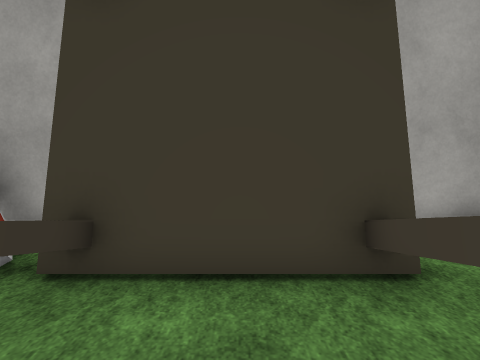
view 1 (above)

16 first-person views from a walk through a 3-D level made in the Unity game engine. The camera is 1.3 m above the floor, tilts 6° down and sees 80° across. Doors are open. The floor is counted in squares, 1 m on a side. Each view is taken from the middle of a square. On the plan, view 1 faces up. The plan holds only what a view shows up to about 13 squares ahead; the rest is blank. The place goes on beyond the plan. The player is left out. Some surface patterns are stand-ins.

view 2
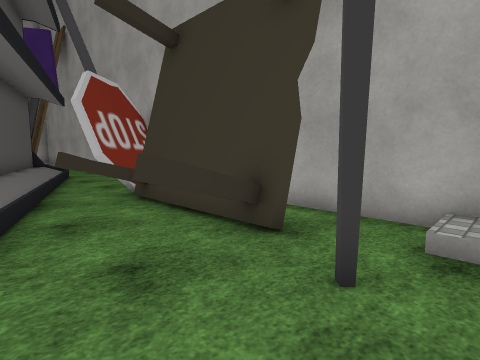

view 3
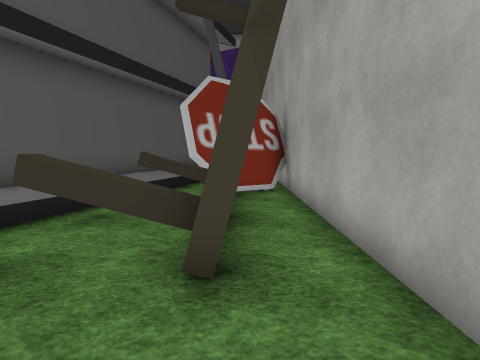

view 4
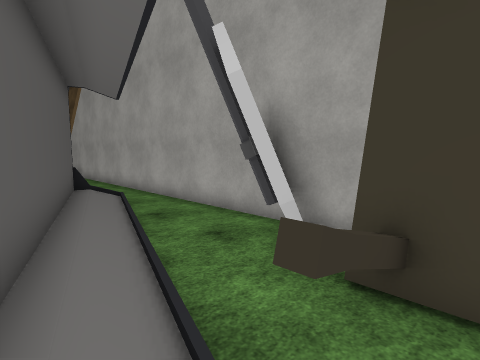

view 5
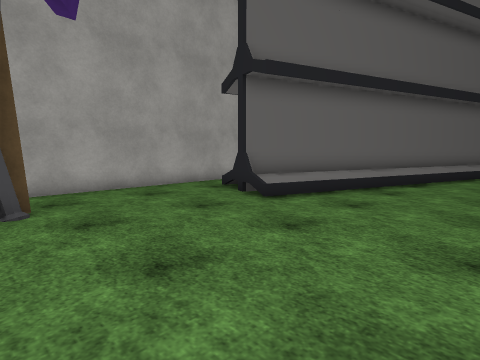

view 6
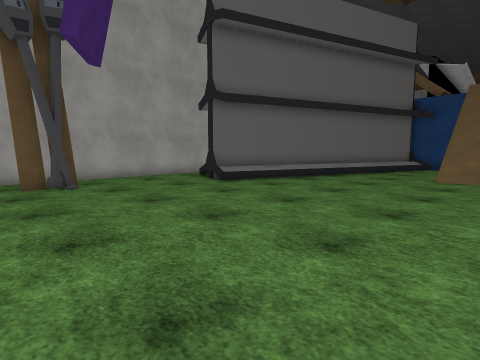

view 7
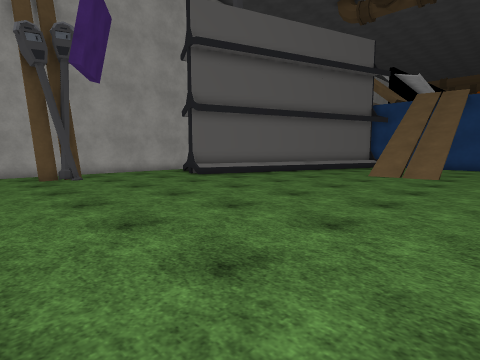

view 8
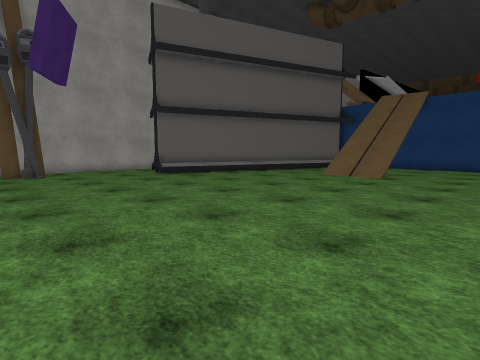

view 9
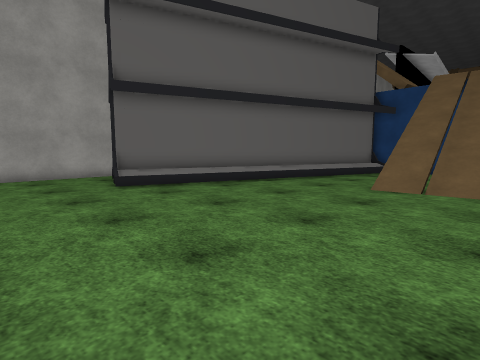

view 10
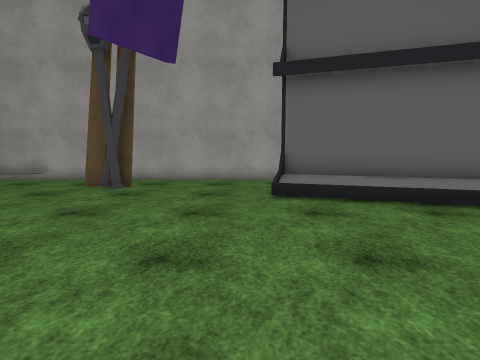

view 11
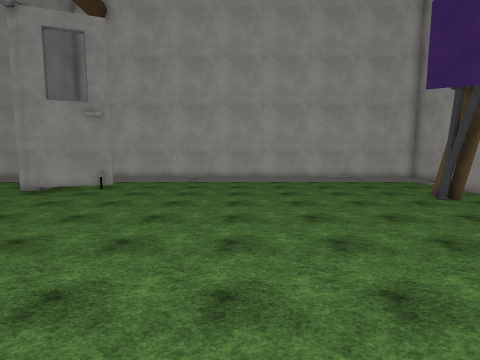

view 12
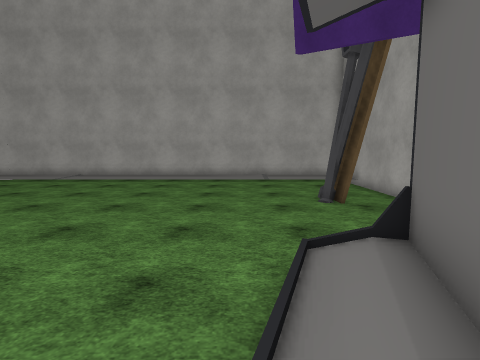

view 13
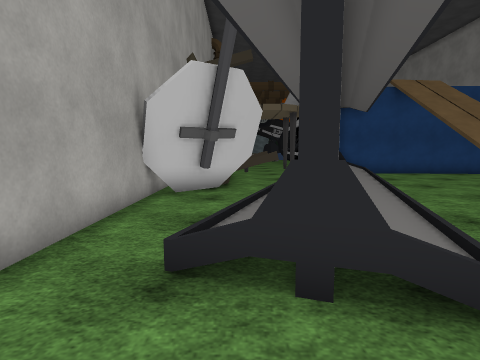

view 14
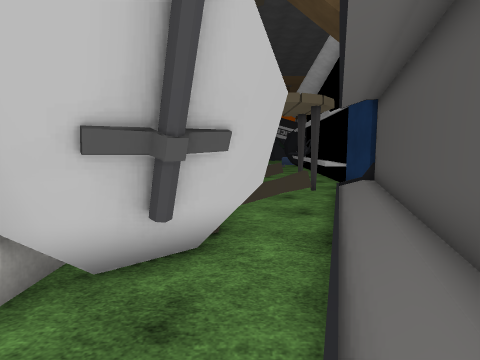

view 15
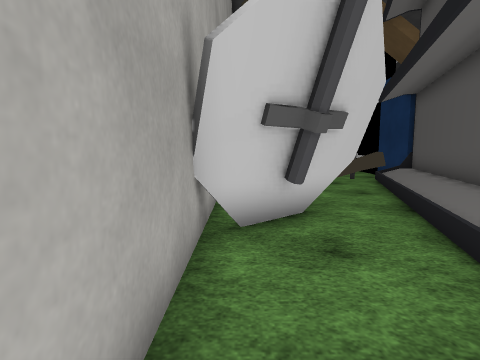

view 16
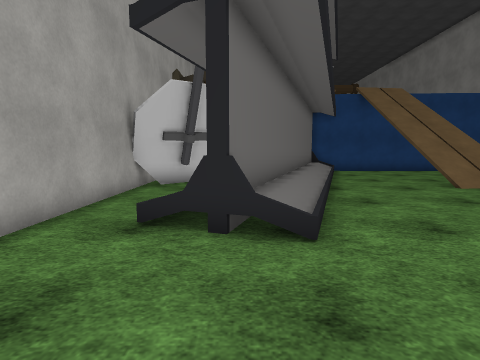

### Floor plan
Key: @ floor where view 1 was taken; # wall or solid block; . main floor; : floor 0.25 m higher than the main floor; / step, stairs or slope; = window, fence, low wall or low ledge; T table; H thing the floor can be seen under or through; O other object.
Columns run from 20 left of view 1 to 5 right of it. Each row starts with its distance up from view 1.
  6 ##########################
  5 ...............##......./:
  4 ...##...../....HH.TTTTT.//
  3 ...OO.....////..HHT...T.T.
  2 ........./###///..T...T...
  1 .........///####OO/......
  0 ...........////####/@/..T.
 -1 ..............////####OO..
 -2 ................./// #####
 -3 ....................
 -4 .....................
 -5 .....................
 -6 ...............///=..
 -7 ...............////..
 -8 ...............////
 -9 .................
-10 .................
-11 .................
-12   ...............
-13  . ......
-14    .....
-15    ....
-16    ..

Where each view was taken, in squares from view 1:
view 1: 0 up, 0 right, facing up
view 2: 0 up, 5 right, facing up-left
view 3: 4 up, 5 right, facing left
view 4: 0 up, 1 left, facing up-left
view 5: 4 down, 17 left, facing up-right
view 6: 8 down, 19 left, facing up-right
view 7: 11 down, 20 left, facing up-right
view 8: 13 down, 19 left, facing up-right
view 9: 9 down, 15 left, facing up-right
view 10: 7 down, 12 left, facing up
view 11: 6 down, 4 left, facing left
view 12: 0 up, 7 left, facing left
view 13: 3 up, 13 left, facing right
view 14: 3 up, 8 left, facing right
view 15: 5 up, 9 left, facing right
view 16: 2 up, 15 left, facing right
